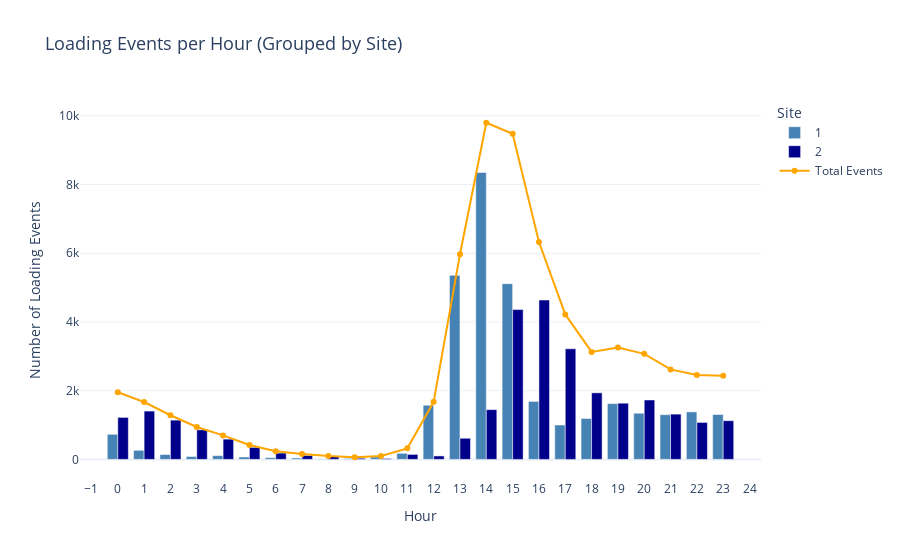

Notebook source saved alongside this figure:
### Code cell
import pandas as pd
import plotly.express as px
import plotly.graph_objects as go

# Print columns of the dataset
print(charging_set.columns)

# Ensure datetime conversion for connectionTime_time
charging_set['connectionTime_time'] = pd.to_datetime(charging_set['connectionTime_time'])
charging_set['hour'] = charging_set['connectionTime_time'].dt.hour

# Function to calculate hourly events combined across sites
def calculate_hourly_events_combined(data):
    hourly_data = []
    for site_id in data['siteID'].unique():
        site_data = data[data['siteID'] == site_id]
        for hour in range(24):
            event_count = len(site_data[site_data['hour'] == hour])
            hourly_data.append({'hour': hour, 'count': event_count, 'siteID': site_id})
    return pd.DataFrame(hourly_data)

# Calculate hourly events for all sites combined
hourly_events_combined = calculate_hourly_events_combined(charging_set)

# Ensure siteID is treated as a categorical variable
hourly_events_combined['siteID'] = hourly_events_combined['siteID'].astype(str)

# Calculate total events per hour (site 1 + site 2)
total_events = hourly_events_combined.groupby('hour')['count'].sum().reset_index()

# Define custom colors for the sites
custom_colors = {
    "1": '#4682B4',  # Darker Blue for Site 1
    "2": '#00008B'   # Dark Blue for Site 2
}

# Plot combined hourly events with site-specific colors
fig = px.bar(
    hourly_events_combined, x='hour', y='count', color='siteID', 
    title='Loading Events per Hour (Grouped by Site)',
    labels={'hour': 'Hour', 'count': 'Number of Loading Events', 'siteID': 'Site'},
    color_discrete_map=custom_colors,  # Apply custom colors
    barmode='group'
)

# Add total events as an orange line
fig.add_trace(
    go.Scatter(
        x=total_events['hour'], 
        y=total_events['count'], 
        mode='lines+markers', 
        name='Total Events',
        line=dict(color='orange', width=2)
    )
)

# Update layout for clear legend and x-axis
fig.update_layout(
    title_font_size=18,
    legend_title_text="Site",
    template="plotly_white",
    xaxis=dict(
        tickmode='linear',
        tick0=0,
        dtick=1  # Ensure every hour is displayed on the x-axis
    )
)

fig.show()

### Figure 1 — Plotly figure (JSON) as saved in the notebook; plotly's stock layout.template omitted (floating-point values rounded to 4 significant figures)
{"data": [{"alignmentgroup": "True", "hovertemplate": "Site=1<br>Hour=%{x}<br>Number of Loading Events=%{y}<extra></extra>", "legendgroup": "1", "marker": {"color": "#4682B4", "pattern": {"shape": ""}}, "name": "1", "offsetgroup": "1", "orientation": "v", "showlegend": true, "textposition": "auto", "type": "bar", "x": [0, 1, 2, 3, 4, 5, 6, 7, 8, 9, 10, 11, 12, 13, 14, 15, 16, 17, 18, 19, 20, 21, 22, 23], "xaxis": "x", "y": [730, 264, 141, 83, 109, 70, 50, 40, 15, 27, 70, 176, 1575, 5356, 8349, 5115, 1688, 1000, 1190, 1623, 1343, 1301, 1383, 1306], "yaxis": "y"}, {"alignmentgroup": "True", "hovertemplate": "Site=2<br>Hour=%{x}<br>Number of Loading Events=%{y}<extra></extra>", "legendgroup": "2", "marker": {"color": "#00008B", "pattern": {"shape": ""}}, "name": "2", "offsetgroup": "2", "orientation": "v", "showlegend": true, "textposition": "auto", "type": "bar", "x": [0, 1, 2, 3, 4, 5, 6, 7, 8, 9, 10, 11, 12, 13, 14, 15, 16, 17, 18, 19, 20, 21, 22, 23], "xaxis": "x", "y": [1222, 1406, 1143, 861, 589, 350, 184, 114, 83, 35, 27, 145, 100, 615, 1448, 4359, 4638, 3219, 1937, 1635, 1729, 1317, 1076, 1126], "yaxis": "y"}, {"line": {"color": "orange", "width": 2}, "mode": "lines+markers", "name": "Total Events", "type": "scatter", "x": [0, 1, 2, 3, 4, 5, 6, 7, 8, 9, 10, 11, 12, 13, 14, 15, 16, 17, 18, 19, 20, 21, 22, 23], "y": [1952, 1670, 1284, 944, 698, 420, 234, 154, 98, 62, 97, 321, 1675, 5971, 9797, 9474, 6326, 4219, 3127, 3258, 3072, 2618, 2459, 2432]}], "layout": {"barmode": "group", "legend": {"title": {"text": "Site"}, "tracegroupgap": 0}, "title": {"font": {"size": 18}, "text": "Loading Events per Hour (Grouped by Site)"}, "xaxis": {"anchor": "y", "domain": [0, 1], "dtick": 1, "tick0": 0, "tickmode": "linear", "title": {"text": "Hour"}}, "yaxis": {"anchor": "x", "domain": [0, 1], "title": {"text": "Number of Loading Events"}}}}
